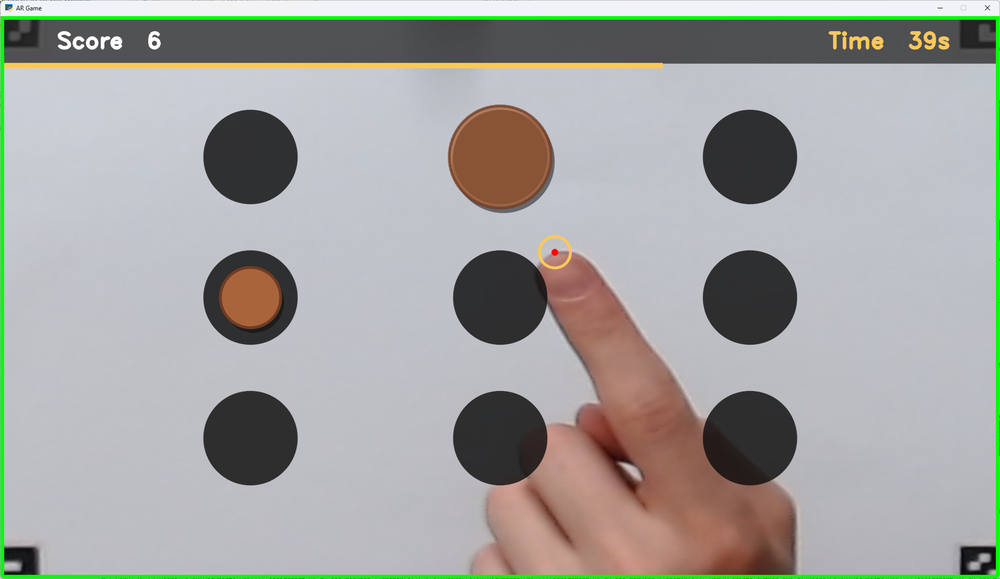
#> input picture images/gameplay_finger.png, 1000 x 579 px, shrunk from 1922 x 1112 before the run
$ python image_extractor.py --input ../images/gameplay_finger.png --output out.png
#> lines starting #> are read from the running program, lines starting #| are printed output that depends on the picture
import argparse
import sys
from pathlib import Path
import cv2
import numpy as np

SELECTION_WINDOW_TITLE = "Select 4 corner points  (ESC: reset)"
RESULT_WINDOW_TITLE = "Warped result  (S: save, ESC: redo)"


class ImageExtractor:
    def __init__(self, input_path, output_path, width=None, height=None):
#> called with input_path = '../images/gameplay_finger.png', output_path = 'out.png'
        self.input_path, self.output_path = input_path, output_path
        self.forced_width, self.forced_height = width, height
        self.source_image = cv2.imread(input_path)
#> self.source_image is the input picture: shape (579, 1000, 3); mean B, G, R 160.8, 164, 163.3
        if self.source_image is None:
            raise FileNotFoundError(f"Could not load image: {input_path}")

        self.points = []
        self.warped = None

    def _draw_overlay(self):
        display = self.source_image.copy()

        if len(self.points) >= 2:
            for i in range(len(self.points) - 1):
                # Draw lines between consecutive points
                cv2.line(display, self.points[i], self.points[i + 1], (0, 255, 0), 2, cv2.LINE_AA)
            if len(self.points) == 4:
                # Close the polygon by connecting the last point to the first
                cv2.line(display, self.points[3], self.points[0], (0, 255, 0), 2, cv2.LINE_AA)

        for i, p in enumerate(self.points):
            cv2.circle(display, p, 6, (0, 255, 0), -1, cv2.LINE_AA)
            cv2.circle(display, p, 7, (0, 0, 0), 2, cv2.LINE_AA)
            cv2.putText(display, str(i + 1), (p[0] + 10, p[1] - 10),
                        cv2.FONT_HERSHEY_DUPLEX, 0.6, (0, 255, 255), 1,
                        cv2.LINE_AA)

        # Status banner in the top-left corner
        msg = f"Points: {len(self.points)}/4   (ESC: reset, Q: quit)"
        cv2.putText(display, msg, (10, 25),
                    cv2.FONT_HERSHEY_DUPLEX, 0.6, (0, 0, 0), 3, cv2.LINE_AA)
        cv2.putText(display, msg, (10, 25),
                    cv2.FONT_HERSHEY_DUPLEX, 0.6, (255, 255, 255), 1,
                    cv2.LINE_AA)
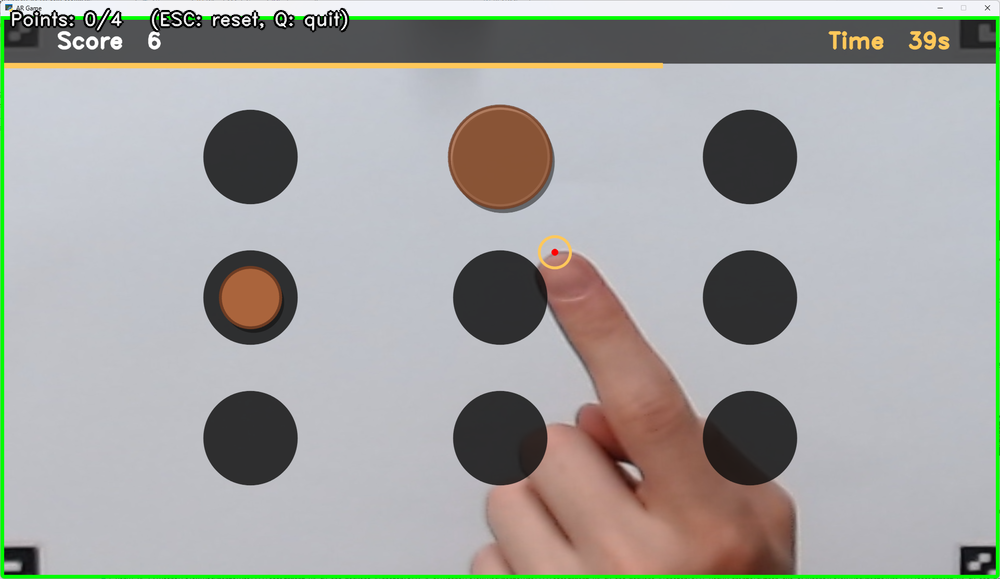
#> display: shape (579, 1000, 3); mean B, G, R 160.7, 163.5, 163.2

        cv2.imshow(SELECTION_WINDOW_TITLE, display)

    # [69 lines left out: functions _warp_and_show, _mouse_callback, _order_points, _reset, _save, not called in this run]

    def run(self):
        cv2.namedWindow(SELECTION_WINDOW_TITLE)
        cv2.setMouseCallback(SELECTION_WINDOW_TITLE, self._mouse_callback)
        print("Click 4 corners of the region you want to extract.")
        print("  ESC: reset selection   S: save warped image   Q: quit")

        while True:
            self._draw_overlay()
            key = cv2.waitKey(1) & 0xFF
#> (key q is pressed here)
            if key == 27:  # ESC to reset
                self._reset()
            elif key == ord('s') and self.warped is not None:  # S to save
                if self._save():
                    break
            elif key == ord('q'):  # Q to quit without saving
                break

        cv2.destroyAllWindows()


def main():
    parser = argparse.ArgumentParser(description="Extract a perspective-warped image from an image.")
    parser.add_argument("-i", "--input", required=True, help="Path to input image")
    parser.add_argument("-o", "--output", required=True, help="Path to save the warped output image")
    parser.add_argument("--width", type=int, default=None, help="Output width in pixels (default: auto from selected points)")
    parser.add_argument("--height", type=int, default=None, help="Output height in pixels (default: auto from selected points)")
    args = parser.parse_args()

    if (args.width is None) != (args.height is None):
        parser.error("--width and --height must be specified together.")

    try:
        extractor = ImageExtractor(args.input, args.output, args.width, args.height)
        extractor.run()
    except FileNotFoundError as e:
        print(f"Error: {e}")
    except Exception as e:
        print(f"Unexpected error occurred: {e}")
        sys.exit(1)


if __name__ == "__main__":
    main()
